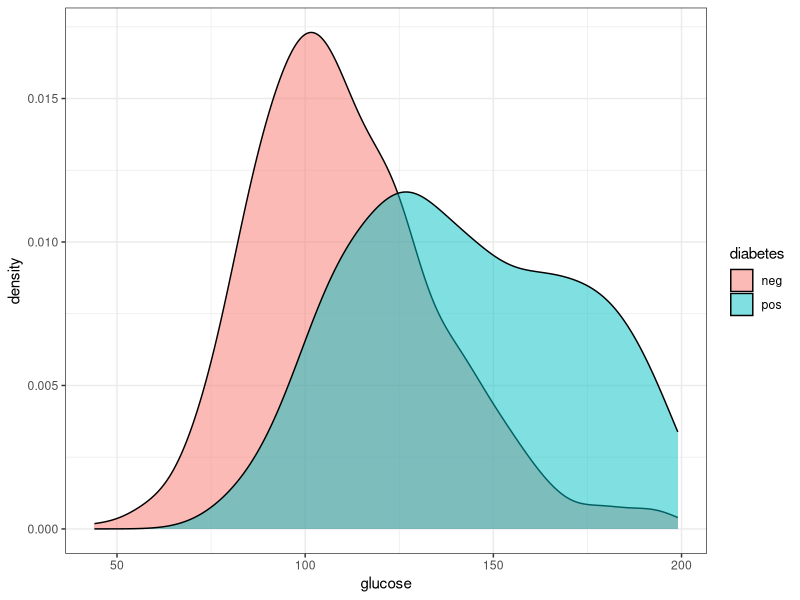
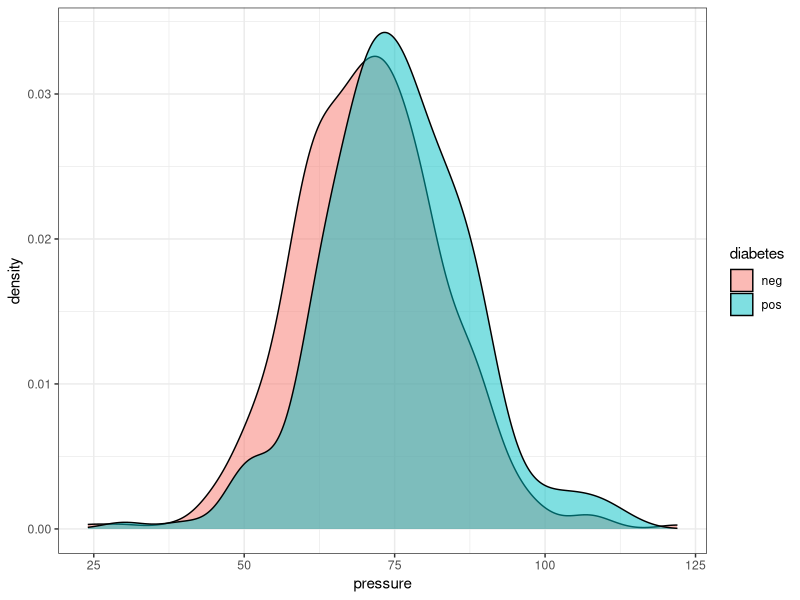
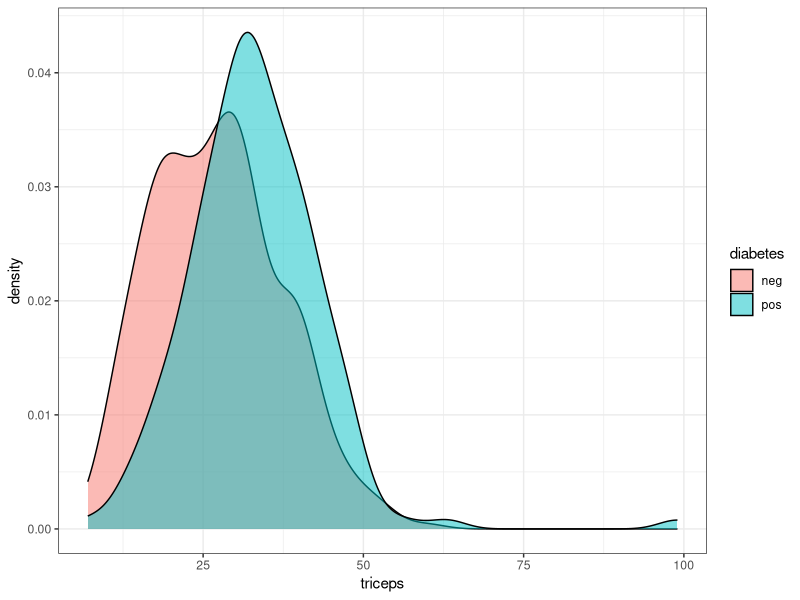
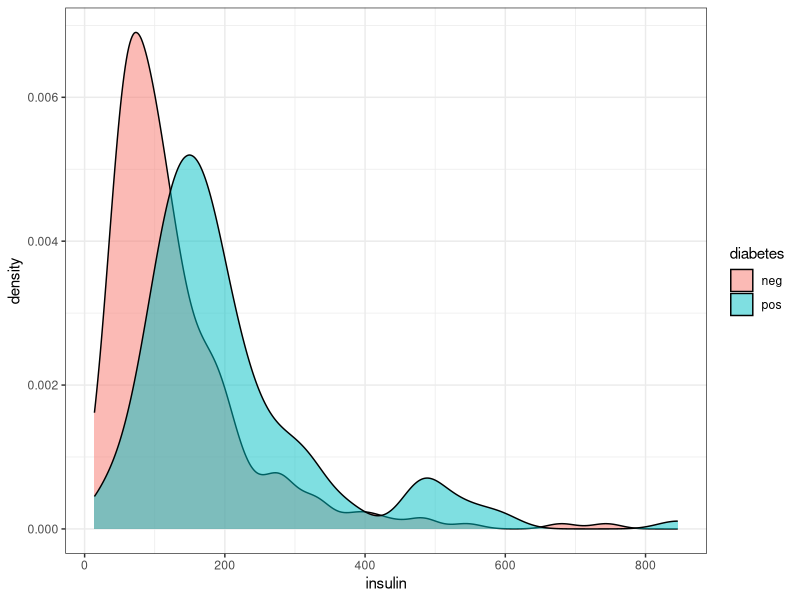
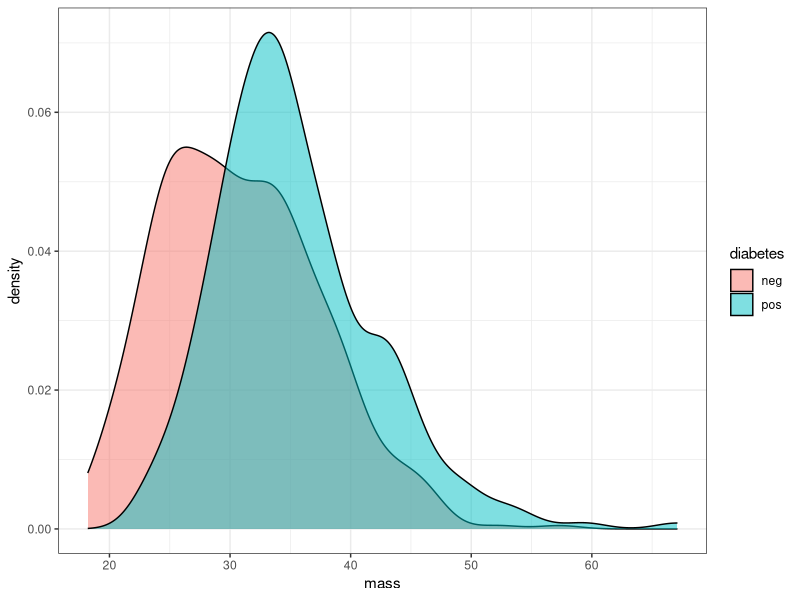
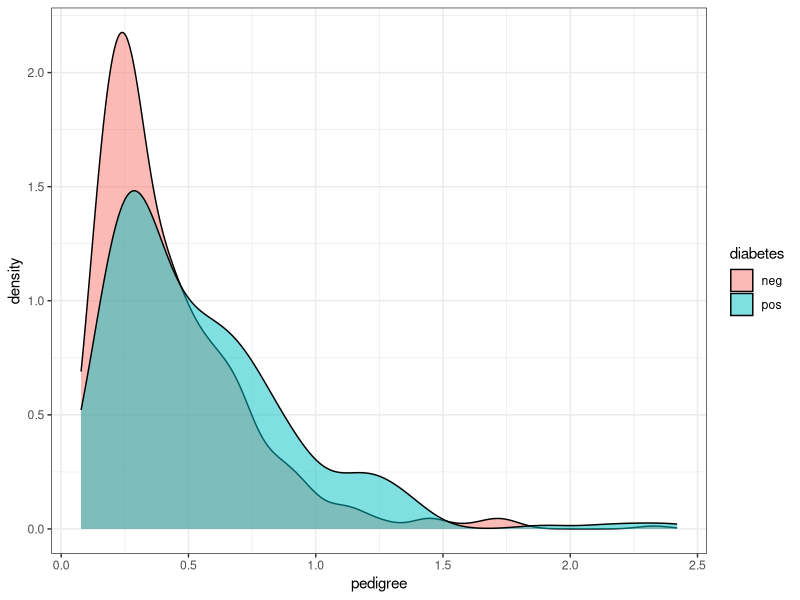
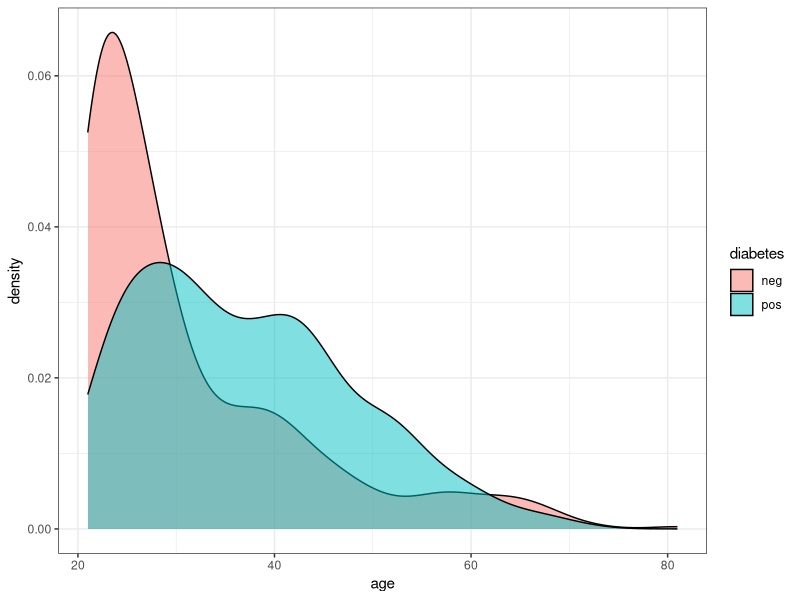

Write the R code that produced these figures, in order.
## ---- chunk 1
knitr::opts_chunk$set(echo = TRUE)
library(mlbench)
library(dplyr)
library(ggplot2)
## ---- chunk 2
data(PimaIndiansDiabetes2)
df <- PimaIndiansDiabetes2
## ---- chunk 3
numericals <- names(df)[2:8]
for (param in numericals) {
    p <- ggplot(df, aes(x = get(param), fill = diabetes)) +
        geom_density(alpha=0.5) +
        xlab(param) + theme_bw()
    print(p)
}

## ---- chunk 4
# 1) check both samples for normal distribution
# 2) variances are homogeneous (if not - Welch modification)
# 3) perform 2-sample t-test

# Normality test
sh <- shapiro.test(df$pressure[df$diabetes == 'neg'])
sh
sh <- shapiro.test(df$pressure[df$diabetes == 'pos'])
sh

str(sh)

sh$method
round(sh$p.value, 4)
## ---- chunk 5
# Fisher test for variances
var.test(pressure ~ diabetes, data = df)
## ---- chunk 6
# actually, we are not eligible to do so in given situation! but...
# var.equal = FALSE
tt <- t.test(df$triceps[df$diabetes == 'pos'],
             df$triceps[df$diabetes == 'neg'])
tt

tt <- t.test(triceps ~ diabetes, data=df, var.equal = T)
tt

str(tt)
tt$method
round(tt$p.value, 4)
round(tt$estimate, 2)
tt$conf.int
## ---- chunk 7
# actually, we should use this approach =)
mw <- wilcox.test(df$triceps[df$diabetes == 'pos'],
                  df$triceps[df$diabetes == 'neg'])
mw

mw <- wilcox.test(triceps ~ diabetes, data = df)
mw

str(mw)
mw$method
round(mw$p.value, 4)
## ---- chunk 8
# t.test(..., paired = FALSE -> paired = TRUE)
# wilcox.test(..., paired = FALSE -> paired = TRUE)
## ---- chunk 9
df$bmi <- as.factor(ifelse(df$mass < 25, "Normal", "Abnormal"))
ct <- chisq.test(df$bmi, df$diabete)
ct

str(ct)
ct$method
ct$p.value


ft <- fisher.test(df$bmi, df$diabete)
ft
str(ft)
ft$method
ft$p.value
ft$estimate
ft$conf.int
## ---- chunk 10
# mcnemar.test() # 2x2
